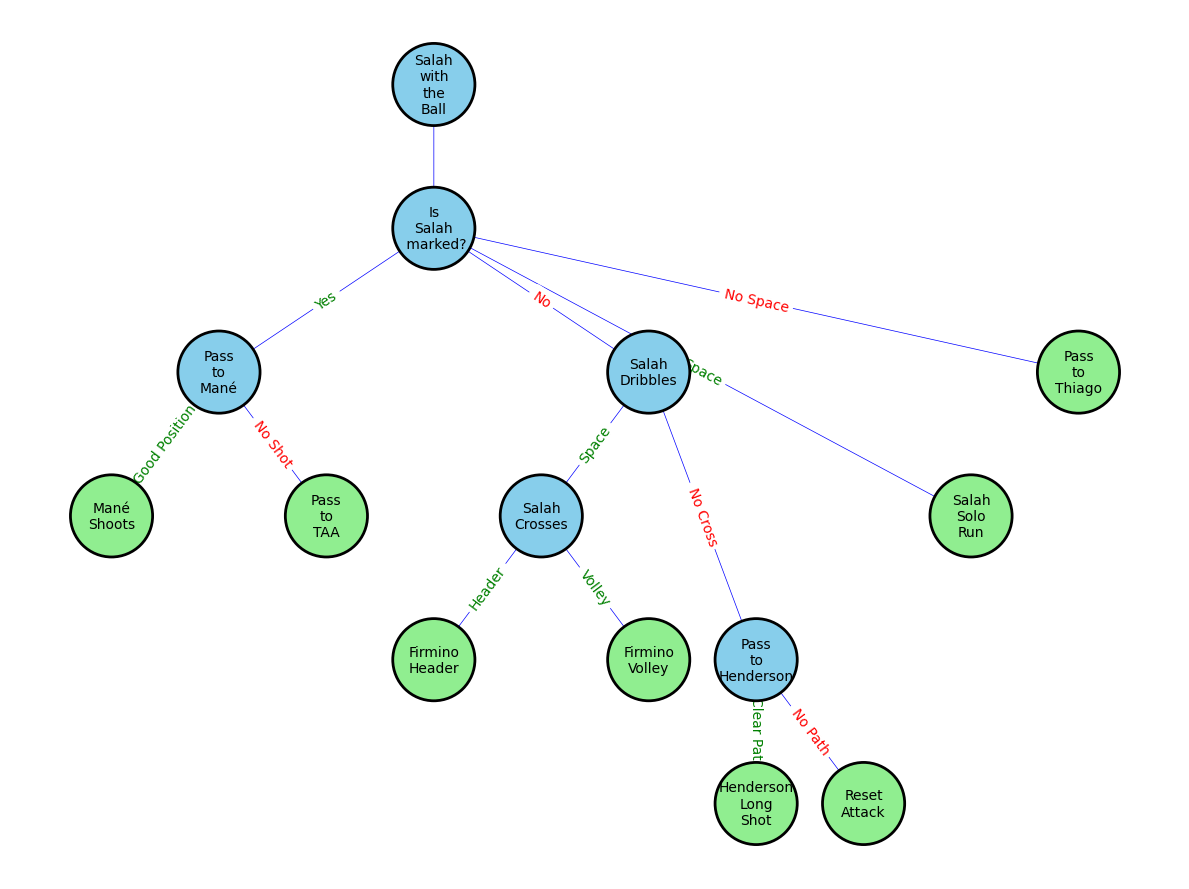

Python code for this plot:
# Full corrected code to generate a more complex and visually appealing flowchart resembling a binary tree

import matplotlib.pyplot as plt
import networkx as nx

# Initialize the directed graph
G = nx.DiGraph()

# Define a complex decision-making scenario for Liverpool FC players on the football field


# Nodes for the football decision-making scenario
nodes = {
    "Salah": {"pos": (5, 10), "label": "Salah\nwith\nthe\nBall"},
    "Salah Marked?": {"pos": (5, 9), "label": "Is\nSalah\n marked?"},
    "Pass to Mané": {"pos": (3, 8), "label": "Pass\nto\nMané"},
    "Mané Shoot": {"pos": (2, 7), "label": "Mané\nShoots", "color": "lightgreen"},
    "Mané to TAA": {"pos": (4, 7), "label": "Pass\nto\nTAA", "color": "lightgreen"},
    "Salah Dribble": {"pos": (7, 8), "label": "Salah\nDribbles"},
    "Salah Cross": {"pos": (6, 7), "label": "Salah\nCrosses"},
    "Firmino Header": {"pos": (5, 6), "label": "Firmino\nHeader", "color": "lightgreen"},
    "Firmino Volley": {"pos": (7, 6), "label": "Firmino\nVolley", "color": "lightgreen"},
    "Pass to Hendo": {"pos": (8, 6), "label": "Pass\nto\nHenderson"},
    "Hendo Shot": {"pos": (8, 5), "label": "Henderson\nLong\nShot", "color": "lightgreen"},
    "Reset Attack": {"pos": (9, 5), "label": "Reset\nAttack", "color": "lightgreen"},
    "Salah Run": {"pos": (10, 7), "label": "Salah\nSolo\nRun", "color": "lightgreen"},
    "Pass to Thiago": {"pos": (11, 8), "label": "Pass\nto\nThiago", "color": "lightgreen"},

}

for node, info in nodes.items():
    G.add_node(node, pos=info["pos"], label=info["label"], color=info.get("color", "skyblue"))


# Define edges for the football scenario
edges = [
    ("Salah", "Salah Marked?", ""),
    ("Salah Marked?", "Pass to Mané", "Yes"),
    ("Pass to Mané", "Mané Shoot", "Good Position"),
    ("Pass to Mané", "Mané to TAA", "No Shot"),
    ("Salah Marked?", "Salah Dribble", "No"),
    ("Salah Dribble", "Salah Cross", "Space"),
    ("Salah Cross", "Firmino Header", "Header"),
    ("Salah Cross", "Firmino Volley", "Volley"),
    ("Salah Dribble", "Pass to Hendo", "No Cross"),
    ("Pass to Hendo", "Hendo Shot", "Clear Path"),
    ("Pass to Hendo", "Reset Attack", "No Path"),
    ("Salah Marked?", "Salah Run", "Space"),
    ("Salah Marked?", "Pass to Thiago", "No Space")
    
]


# Add edges to the graph
for edge in edges:
    G.add_edge(*edge[:2], label=edge[2] if len(edge) > 2 else "")


# Set positions
pos = nx.get_node_attributes(G, 'pos')
labels = nx.get_node_attributes(G, 'label')
edge_labels = nx.get_edge_attributes(G, 'label')

# Drawing the flowchart
plt.figure(figsize=(12, 9))

# Drawing nodes with specific colors
node_colors = [G.nodes[node]["color"] for node in G.nodes()]
nx.draw_networkx_nodes(G, pos, node_size=3500, node_color=node_colors, edgecolors="black", linewidths=2)

# Labels with normal font weight
nx.draw_networkx_labels(G, pos, labels=labels, font_size=10)

# Drawing edges
nx.draw_networkx_edges(G, pos, edge_color="blue", arrowstyle="-|>", arrowsize=20, width=0.5)

# Drawing edge labels with green for "Yes" and red for "No"
edge_labels = nx.get_edge_attributes(G, 'label')
for edge, label in edge_labels.items():
    label_color = "red" if "No" in label else "green"
    nx.draw_networkx_edge_labels(G, pos, edge_labels={(edge[0], edge[1]): label}, font_color=label_color)

plt.axis('off')
plt.tight_layout()
plt.show()
